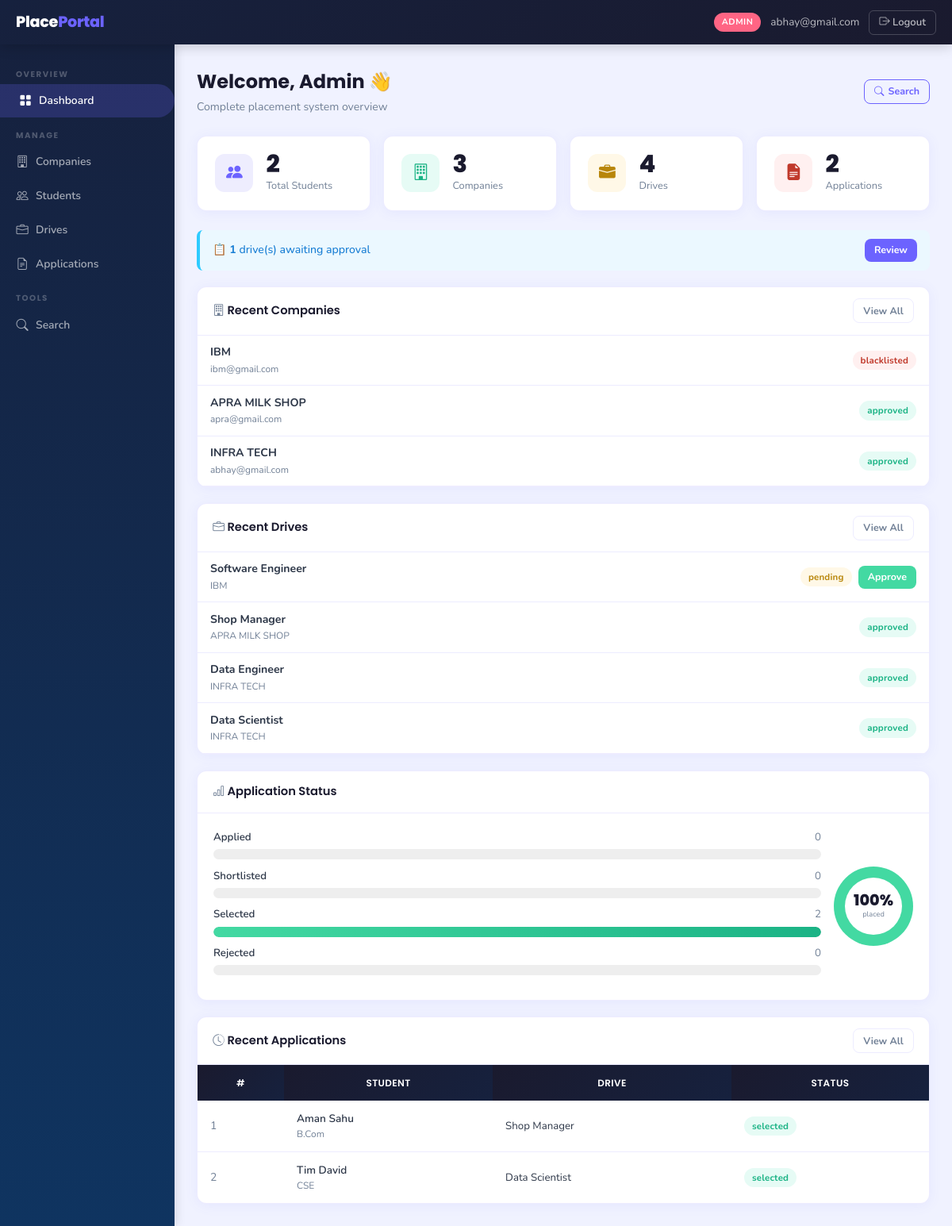
The page /admin/dashboard (signed in) on the database its author committed.
### backend/models.py (models this page shows)
class Company(db.Model):
    __tablename__ = 'companies'
    id              = db.Column(db.Integer, primary_key=True)
    company_name    = db.Column(db.String(150), nullable=False)
    email           = db.Column(db.String(120), unique=True, nullable=False)
    password_hash   = db.Column(db.String(256), nullable=False)
    hr_contact      = db.Column(db.String(120))
    phone           = db.Column(db.String(20))
    website         = db.Column(db.String(200))
    description     = db.Column(db.Text)
    approval_status = db.Column(db.String(20), default='pending')
    registered_at   = db.Column(db.DateTime, default=datetime.utcnow)
    drives = db.relationship('PlacementDrive', backref='company',
                             lazy=True, cascade='all, delete-orphan')

class PlacementDrive(db.Model):
    __tablename__ = 'placement_drives'
    id                   = db.Column(db.Integer, primary_key=True)
    company_id           = db.Column(db.Integer, db.ForeignKey('companies.id'), nullable=False)
    job_title            = db.Column(db.String(150), nullable=False)
    job_description      = db.Column(db.Text,        nullable=False)
    eligibility_criteria = db.Column(db.Text)
    location             = db.Column(db.String(100))
    salary_package       = db.Column(db.String(80))
    application_deadline = db.Column(db.Date,        nullable=False)
    status               = db.Column(db.String(20), default='pending')
    created_at           = db.Column(db.DateTime, default=datetime.utcnow)
    applications = db.relationship('Application', backref='drive',
                                   lazy=True, cascade='all, delete-orphan')

class Application(db.Model):
    __tablename__ = 'applications'
    id               = db.Column(db.Integer, primary_key=True)
    student_id       = db.Column(db.Integer, db.ForeignKey('students.id'), nullable=False)
    drive_id         = db.Column(db.Integer, db.ForeignKey('placement_drives.id'), nullable=False)
    status           = db.Column(db.String(20), default='applied')
    application_date = db.Column(db.DateTime, default=datetime.utcnow)
    __table_args__ = (
        db.UniqueConstraint('student_id', 'drive_id', name='unique_application'),
    )

class Student(db.Model):
    __tablename__ = 'students'
    id            = db.Column(db.Integer, primary_key=True)
    full_name     = db.Column(db.String(120), nullable=False)
    email         = db.Column(db.String(120), unique=True, nullable=False)
    password_hash = db.Column(db.String(256), nullable=False)
    phone         = db.Column(db.String(20))
    branch        = db.Column(db.String(100))
    year          = db.Column(db.String(20))
    cgpa          = db.Column(db.Float)
    skills        = db.Column(db.Text)
    resume_path   = db.Column(db.String(300))
    is_active     = db.Column(db.Boolean, default=True)
    registered_at = db.Column(db.DateTime, default=datetime.utcnow)
    applications = db.relationship('Application', backref='student',
                                   lazy=True, cascade='all, delete-orphan')

### backend/routes.py (the view)
    @app.route('/admin/dashboard')
    @login_required('admin')
    def admin_dashboard():
        stats = {
            'total_students'    : Student.query.count(),
            'total_companies'   : Company.query.count(),
            'total_drives'      : PlacementDrive.query.count(),
            'total_applications': Application.query.count(),
            'pending_companies' : Company.query.filter_by(approval_status='pending').count(),
            'pending_drives'    : PlacementDrive.query.filter_by(status='pending').count(),
        }
        app_counts = {
            'applied'    : Application.query.filter_by(status='applied').count(),
            'shortlisted': Application.query.filter_by(status='shortlisted').count(),
            'selected'   : Application.query.filter_by(status='selected').count(),
            'rejected'   : Application.query.filter_by(status='rejected').count(),
        }
        total_apps = stats['total_applications']
        app_pcts = {k: round(v / total_apps * 100) if total_apps else 0
                    for k, v in app_counts.items()}
        recent_companies = Company.query.order_by(Company.registered_at.desc()).limit(5).all()
        recent_drives    = PlacementDrive.query.order_by(PlacementDrive.created_at.desc()).limit(5).all()
        recent_apps      = Application.query.order_by(Application.application_date.desc()).limit(6).all()
        return render_template('admin/dashboard.html',
                               stats=stats,
                               app_counts=app_counts, app_pcts=app_pcts,
                               recent_companies=recent_companies,
                               recent_drives=recent_drives,
                               recent_apps=recent_apps)

### backend/routes.py (called while the page is built)
def login_required(role):
    def decorator(f):
        @wraps(f)
        def decorated_function(*args, **kwargs):
            if 'user_id' not in session:
                flash('Please log in to continue.', 'warning')
                return redirect(url_for('auth_login', role=role))
            if session.get('role') != role:
                flash('You do not have permission to view that page.', 'danger')
                return redirect(url_for('home'))
            return f(*args, **kwargs)
        return decorated_function
    return decorator

### templates/admin/dashboard.html (shortened to what this page needs)
{% extends 'layout_dashboard.html' %}
{% block sidebar %}
  <div class="sidebar-section">Overview</div>
  <a href="{{ url_for('admin_dashboard') }}" class="sidebar-link active"><i class="bi bi-grid-fill"></i> Dashboard</a>
  <div class="sidebar-section">Manage</div>
  <a href="{{ url_for('admin_companies') }}" class="sidebar-link"><i class="bi bi-building"></i> Companies</a>
  <a href="{{ url_for('admin_students') }}" class="sidebar-link"><i class="bi bi-people"></i> Students</a>
  <a href="{{ url_for('admin_drives') }}" class="sidebar-link"><i class="bi bi-briefcase"></i> Drives</a>
  <a href="{{ url_for('admin_applications') }}" class="sidebar-link"><i class="bi bi-file-earmark-text"></i> Applications</a>
  <div class="sidebar-section">Tools</div>
  <a href="{{ url_for('admin_search') }}" class="sidebar-link"><i class="bi bi-search"></i> Search</a>
{% endblock %}
{% block content %}
<div class="page-header d-flex align-items-center justify-content-between">
  <div><h1>Welcome, Admin 👋</h1><p>Complete placement system overview</p></div>
  <a href="{{ url_for('admin_search') }}" class="btn btn-outline-primary btn-sm">
    <i class="bi bi-search me-1"></i>Search
  </a>
</div>
<div style="display:grid;grid-template-columns:repeat(auto-fit,minmax(190px,1fr));gap:1rem;margin-bottom:1.5rem;">
  <div class="stat-card">
    <div class="stat-icon indigo"><i class="bi bi-people-fill"></i></div>
    <div><div class="stat-value">{{ stats.total_students }}</div><div class="stat-label">Total Students</div></div>
  </div>
  <div class="stat-card">
    <div class="stat-icon green"><i class="bi bi-building"></i></div>
    <div><div class="stat-value">{{ stats.total_companies }}</div><div class="stat-label">Companies</div></div>
  </div>
  <div class="stat-card">
    <div class="stat-icon amber"><i class="bi bi-briefcase-fill"></i></div>
    <div><div class="stat-value">{{ stats.total_drives }}</div><div class="stat-label">Drives</div></div>
  </div>
  <div class="stat-card">
    <div class="stat-icon red"><i class="bi bi-file-earmark-text-fill"></i></div>
    <div><div class="stat-value">{{ stats.total_applications }}</div><div class="stat-label">Applications</div></div>
  </div>
</div>
{% if stats.pending_companies > 0 or stats.pending_drives > 0 %}
<div style="display:flex;gap:.75rem;flex-wrap:wrap;margin-bottom:1.25rem;">
  {% if stats.pending_drives > 0 %}
  <div class="alert alert-info d-flex align-items-center justify-content-between" style="flex:1;min-width:240px;margin:0;">
    <span>📋 <strong>{{ stats.pending_drives }}</strong> drive(s) awaiting approval</span>
    <a href="{{ url_for('admin_drives') }}" class="btn btn-primary btn-sm ms-2" style="color:#fff;">Review</a>
  </div>
  {% endif %}
</div>
{% endif %}
<div style="display:flex;flex-direction:column;gap:1.25rem;">
  <div style="display:flex;flex-direction:column;gap:1.25rem;">
    <div class="card">
      <div class="card-header">
        <span><i class="bi bi-building me-2 text-muted"></i> Recent Companies</span>
        <a href="{{ url_for('admin_companies') }}" class="btn btn-outline-secondary btn-sm">View All</a>
      </div>
      {% for c in recent_companies %}
      <div style="display:flex;align-items:center;justify-content:space-between;padding:.65rem 1rem;border-bottom:1px solid var(--border);">
        <div>
          <div class="fw-700" style="font-size:.88rem;">{{ c.company_name }}</div>
          <div style="font-size:.75rem;color:var(--muted);">{{ c.email }}</div>
        </div>
        <div style="display:flex;align-items:center;gap:.5rem;">
          <span class="badge badge-{{ c.approval_status }}">{{ c.approval_status }}</span>
        </div>
      </div>
      {% else %}
      <div class="empty-state"><i class="bi bi-building"></i><p>No companies yet</p></div>
      {% endfor %}
    </div>
    <div class="card">
      <div class="card-header">
        <span><i class="bi bi-briefcase me-2 text-muted"></i> Recent Drives</span>
        <a href="{{ url_for('admin_drives') }}" class="btn btn-outline-secondary btn-sm">View All</a>
      </div>
      {% for d in recent_drives %}
      <div style="display:flex;align-items:center;justify-content:space-between;padding:.65rem 1rem;border-bottom:1px solid var(--border);">
        <div>
          <div class="fw-700" style="font-size:.88rem;">{{ d.job_title }}</div>
          <div style="font-size:.75rem;color:var(--muted);">{{ d.company.company_name }}</div>
        </div>
        <div style="display:flex;align-items:center;gap:.5rem;">
          <span class="badge badge-{{ d.status }}">{{ d.status }}</span>
          {% if d.status == 'pending' %}
          <a href="{{ url_for('admin_approve_drive', drive_id=d.id) }}" class="btn btn-success btn-sm">Approve</a>
          {% endif %}
        </div>
      </div>
      {% else %}
      <div class="empty-state"><i class="bi bi-briefcase"></i><p>No drives yet</p></div>
      {% endfor %}
    </div>
  </div>
  <div style="display:flex;flex-direction:column;gap:1.25rem;">
    <div class="card">
      <div class="card-header"><span><i class="bi bi-bar-chart me-2 text-muted"></i> Application Status</span></div>
      <div class="card-body">
        {% if stats.total_applications > 0 %}
        <div style="display:grid;grid-template-columns:1fr auto;gap:1rem;align-items:center;">
          <div>
            {% for label, key, cls in [('Applied','applied','applied'),('Shortlisted','shortlisted','shortlisted'),('Selected','selected','selected'),('Rejected','rejected','rejected')] %}
            <div style="display:flex;justify-content:space-between;margin-bottom:3px;font-size:.83rem;">
              <span style="font-weight:600;">{{ label }}</span>
              <span style="color:var(--muted);">{{ app_counts[key] }}</span>
            </div>
            <div class="bar-track" style="margin-bottom:.65rem;">
              <div class="bar-fill bar-{{ cls }}" style="width:{{ app_pcts[key] }}%"></div>
            </div>
            {% endfor %}
          </div>
          <div class="text-center">
            {% set sel_pct = app_pcts['selected'] %}
            <div class="donut" style="background:conic-gradient(#43D9A2 {{ sel_pct }}%,#eee {{ sel_pct }}%);">
              <div class="donut-label"><div class="donut-pct">{{ sel_pct }}%</div><div class="donut-lbl">placed</div></div>
            </div>
          </div>
        </div>
        {% else %}
        <div class="empty-state"><i class="bi bi-bar-chart"></i><p>No applications yet</p></div>
        {% endif %}
      </div>
    </div>
    <div class="card">
      <div class="card-header">
        <span><i class="bi bi-clock-history me-2 text-muted"></i> Recent Applications</span>
        <a href="{{ url_for('admin_applications') }}" class="btn btn-outline-secondary btn-sm">View All</a>
      </div>
      <table class="table">
        <thead><tr><th>#</th><th>Student</th><th>Drive</th><th>Status</th></tr></thead>
        <tbody>
          {% for app in recent_apps %}
          <tr>
            <td style="color:var(--muted);">{{ loop.index }}</td>
            <td><div class="fw-600" style="font-size:.85rem;">{{ app.student.full_name }}</div><div style="font-size:.75rem;color:var(--muted);">{{ app.student.branch or '' }}</div></td>
            <td style="font-size:.83rem;">{{ app.drive.job_title }}</td>
            <td><span class="badge badge-{{ app.status }}">{{ app.status }}</span></td>
          </tr>
          {% else %}
          <tr><td colspan="4" style="text-align:center;padding:1.5rem;color:var(--muted);font-size:.85rem;">No applications yet</td></tr>
          {% endfor %}
        </tbody>
      </table>
    </div>
  </div>
</div>
{% endblock %}

### templates/layout_dashboard.html (shortened to what this page needs)
<!DOCTYPE html>
<html lang="en">
<head>
  <link href="https://cdn.jsdelivr.net/npm/bootstrap-icons@1.11.0/font/bootstrap-icons.css" rel="stylesheet">
  <link href="{{ url_for('static', filename='css/styles.css') }}" rel="stylesheet">
</head>
<body>
<header class="topbar">
  <div class="topbar-brand">Place<span>Portal</span></div>
  <div class="topbar-right">
    {% if session.get('role') %}
    <span class="topbar-role {{ session.get('role') }}">{{ session.get('role') }}</span>
    <span class="topbar-name d-none d-md-inline">{{ session.get('name', '') }}</span>
    {% endif %}
    <a href="{{ url_for('logout') }}" class="topbar-logout">
      <i class="bi bi-box-arrow-right"></i> Logout
    </a>
  </div>
</header>
<aside class="sidebar">
  {% block sidebar %}{% endblock %}
</aside>
<main class="main-content">
  <div class="content-inner">
    {% block content %}{% endblock %}
  </div>
</main>
</body>
</html>

### rows shown on the page
Company: get "abhay@gmail.com", company_name "INFRA TECH", email "abhay@gmail.com", approval_status "approved"
Company: company_name "IBM", email "ibm@gmail.com", approval_status "blacklisted"
Company: company_name "APRA MILK SHOP", email "apra@gmail.com", approval_status "approved"
PlacementDrive: job_title "Software Engineer", company.company_name "IBM", status "pending"
PlacementDrive: job_title "Shop Manager", company.company_name "APRA MILK SHOP", status "approved"
PlacementDrive: job_title "Data Engineer", company.company_name "INFRA TECH", status "approved"
PlacementDrive: job_title "Data Scientist", company.company_name "INFRA TECH", status "approved"
Application: student.full_name "Aman Sahu", student "B.Com", drive.job_title "Shop Manager", status "selected"
Application: student.full_name "Tim David", student "CSE", drive.job_title "Data Scientist", status "selected"

### other values the page prints
{{ session.get('role') }} "ADMIN"
{{ stats.total_students }} "2"
{{ stats.total_companies }} "3"
{{ stats.total_drives }} "4"
{{ stats.total_applications }} "2"
{{ stats.pending_drives }} "1"
{{ label }} "Applied" "Shortlisted" "Selected" "Rejected"
{{ app_counts[key] }} "0" "0" "2" "0"
{{ sel_pct }} "100"
